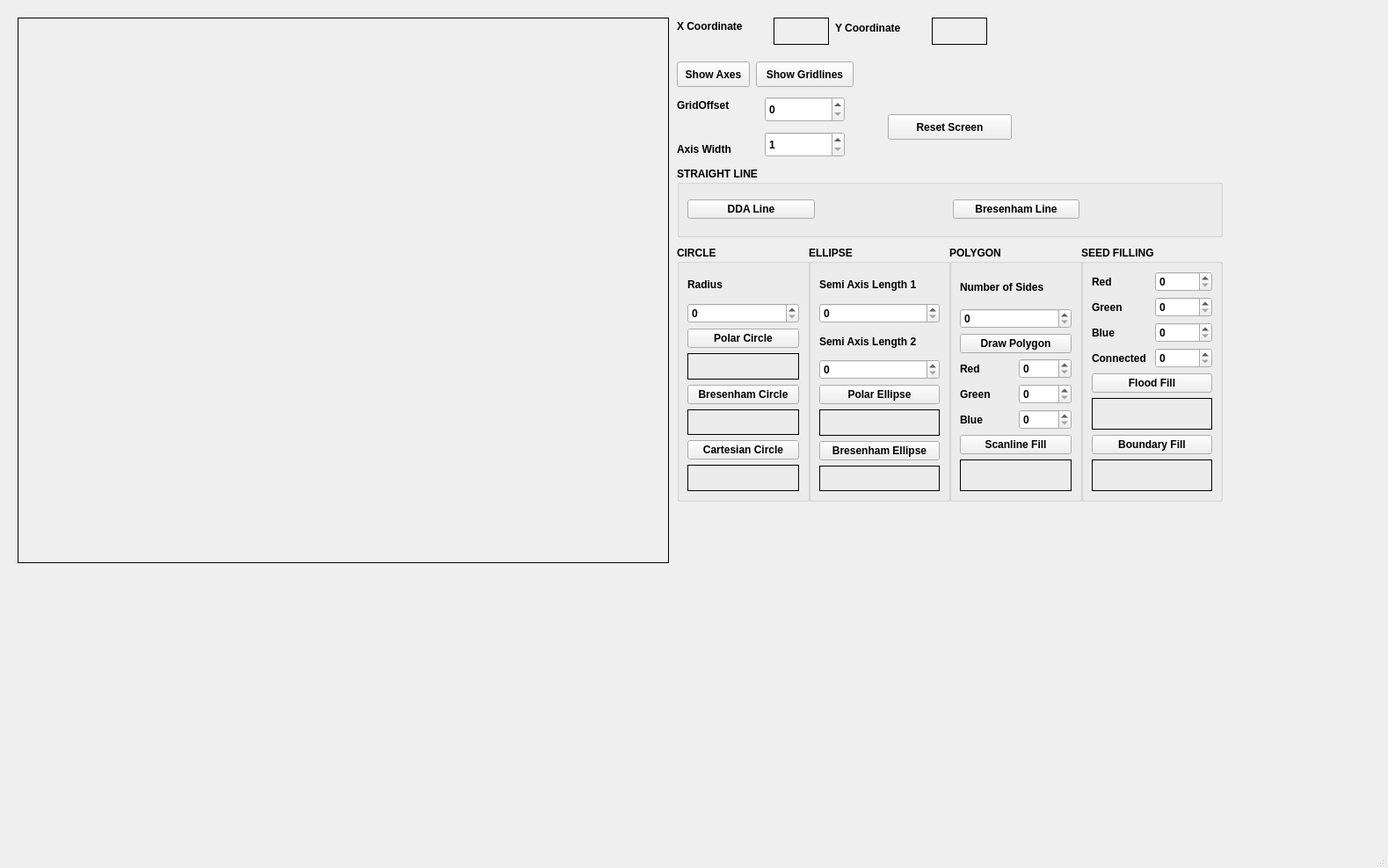
<?xml version="1.0" encoding="UTF-8"?>
<ui version="4.0">
 <class>MainWindow</class>
 <widget class="QMainWindow" name="MainWindow">
  <property name="geometry">
   <rect>
    <x>0</x>
    <y>0</y>
    <width>1579</width>
    <height>988</height>
   </rect>
  </property>
  <property name="windowTitle">
   <string>MainWindow</string>
  </property>
  <widget class="QWidget" name="centralwidget">
   <widget class="QLabel" name="workArea">
    <property name="geometry">
     <rect>
      <x>20</x>
      <y>20</y>
      <width>741</width>
      <height>621</height>
     </rect>
    </property>
    <property name="frameShape">
     <enum>QFrame::Shape::Box</enum>
    </property>
    <property name="text">
     <string/>
    </property>
   </widget>
   <widget class="QLabel" name="label">
    <property name="geometry">
     <rect>
      <x>770</x>
      <y>20</y>
      <width>91</width>
      <height>20</height>
     </rect>
    </property>
    <property name="font">
     <font>
      <bold>true</bold>
     </font>
    </property>
    <property name="text">
     <string>X Coordinate</string>
    </property>
   </widget>
   <widget class="QLabel" name="label_2">
    <property name="geometry">
     <rect>
      <x>950</x>
      <y>21</y>
      <width>91</width>
      <height>21</height>
     </rect>
    </property>
    <property name="font">
     <font>
      <bold>true</bold>
     </font>
    </property>
    <property name="text">
     <string>Y Coordinate</string>
    </property>
   </widget>
   <widget class="QLabel" name="x_coordinate">
    <property name="geometry">
     <rect>
      <x>880</x>
      <y>20</y>
      <width>63</width>
      <height>31</height>
     </rect>
    </property>
    <property name="font">
     <font>
      <bold>true</bold>
     </font>
    </property>
    <property name="frameShape">
     <enum>QFrame::Shape::Box</enum>
    </property>
    <property name="text">
     <string/>
    </property>
   </widget>
   <widget class="QLabel" name="y_coordinate">
    <property name="geometry">
     <rect>
      <x>1060</x>
      <y>20</y>
      <width>63</width>
      <height>31</height>
     </rect>
    </property>
    <property name="font">
     <font>
      <bold>true</bold>
     </font>
    </property>
    <property name="frameShape">
     <enum>QFrame::Shape::Box</enum>
    </property>
    <property name="text">
     <string/>
    </property>
   </widget>
   <widget class="QPushButton" name="showAxis">
    <property name="geometry">
     <rect>
      <x>770</x>
      <y>70</y>
      <width>83</width>
      <height>29</height>
     </rect>
    </property>
    <property name="font">
     <font>
      <bold>true</bold>
     </font>
    </property>
    <property name="text">
     <string>Show Axes</string>
    </property>
   </widget>
   <widget class="QPushButton" name="gridlines">
    <property name="geometry">
     <rect>
      <x>860</x>
      <y>70</y>
      <width>111</width>
      <height>29</height>
     </rect>
    </property>
    <property name="font">
     <font>
      <bold>true</bold>
     </font>
    </property>
    <property name="text">
     <string>Show Gridlines</string>
    </property>
   </widget>
   <widget class="QSpinBox" name="gridOffset">
    <property name="geometry">
     <rect>
      <x>870</x>
      <y>110</y>
      <width>91</width>
      <height>29</height>
     </rect>
    </property>
    <property name="font">
     <font>
      <bold>true</bold>
     </font>
    </property>
    <property name="minimum">
     <number>0</number>
    </property>
    <property name="singleStep">
     <number>10</number>
    </property>
   </widget>
   <widget class="QSpinBox" name="axisWidth">
    <property name="geometry">
     <rect>
      <x>870</x>
      <y>150</y>
      <width>91</width>
      <height>29</height>
     </rect>
    </property>
    <property name="font">
     <font>
      <bold>true</bold>
     </font>
    </property>
    <property name="minimum">
     <number>1</number>
    </property>
   </widget>
   <widget class="QLabel" name="label_3">
    <property name="geometry">
     <rect>
      <x>770</x>
      <y>110</y>
      <width>81</width>
      <height>20</height>
     </rect>
    </property>
    <property name="font">
     <font>
      <bold>true</bold>
     </font>
    </property>
    <property name="text">
     <string>GridOffset</string>
    </property>
   </widget>
   <widget class="QLabel" name="label_4">
    <property name="geometry">
     <rect>
      <x>770</x>
      <y>160</y>
      <width>81</width>
      <height>20</height>
     </rect>
    </property>
    <property name="font">
     <font>
      <bold>true</bold>
     </font>
    </property>
    <property name="text">
     <string>Axis Width</string>
    </property>
   </widget>
   <widget class="QPushButton" name="Reset_Screen_Button">
    <property name="geometry">
     <rect>
      <x>1010</x>
      <y>130</y>
      <width>141</width>
      <height>29</height>
     </rect>
    </property>
    <property name="font">
     <font>
      <bold>true</bold>
     </font>
    </property>
    <property name="text">
     <string>Reset Screen</string>
    </property>
   </widget>
   <widget class="QGroupBox" name="groupBox">
    <property name="geometry">
     <rect>
      <x>770</x>
      <y>280</y>
      <width>151</width>
      <height>291</height>
     </rect>
    </property>
    <property name="font">
     <font>
      <pointsize>9</pointsize>
      <bold>true</bold>
     </font>
    </property>
    <property name="title">
     <string>CIRCLE</string>
    </property>
    <layout class="QVBoxLayout" name="verticalLayout">
     <item>
      <widget class="QLabel" name="label_5">
       <property name="text">
        <string>Radius</string>
       </property>
      </widget>
     </item>
     <item>
      <widget class="QSpinBox" name="Circle_Radius"/>
     </item>
     <item>
      <widget class="QPushButton" name="Polar_Circle_Button">
       <property name="text">
        <string>Polar Circle</string>
       </property>
      </widget>
     </item>
     <item>
      <widget class="QLabel" name="Polar_Circle_Time">
       <property name="frameShape">
        <enum>QFrame::Shape::Box</enum>
       </property>
       <property name="text">
        <string/>
       </property>
      </widget>
     </item>
     <item>
      <widget class="QPushButton" name="Bresenham_Circle_Button">
       <property name="text">
        <string>Bresenham Circle</string>
       </property>
      </widget>
     </item>
     <item>
      <widget class="QLabel" name="Bresenham_Circle_Time">
       <property name="frameShape">
        <enum>QFrame::Shape::Box</enum>
       </property>
       <property name="text">
        <string/>
       </property>
      </widget>
     </item>
     <item>
      <widget class="QPushButton" name="Cartesian_Circle_Button">
       <property name="text">
        <string>Cartesian Circle</string>
       </property>
      </widget>
     </item>
     <item>
      <widget class="QLabel" name="Cartesian_Circle_Time">
       <property name="font">
        <font>
         <pointsize>9</pointsize>
         <bold>true</bold>
        </font>
       </property>
       <property name="frameShape">
        <enum>QFrame::Shape::Box</enum>
       </property>
       <property name="text">
        <string/>
       </property>
      </widget>
     </item>
    </layout>
   </widget>
   <widget class="QGroupBox" name="groupBox_2">
    <property name="geometry">
     <rect>
      <x>920</x>
      <y>280</y>
      <width>161</width>
      <height>291</height>
     </rect>
    </property>
    <property name="font">
     <font>
      <pointsize>9</pointsize>
      <bold>true</bold>
     </font>
    </property>
    <property name="title">
     <string>ELLIPSE</string>
    </property>
    <layout class="QVBoxLayout" name="verticalLayout_2">
     <item>
      <widget class="QLabel" name="label_6">
       <property name="font">
        <font>
         <pointsize>9</pointsize>
         <bold>true</bold>
        </font>
       </property>
       <property name="text">
        <string>Semi Axis Length 1</string>
       </property>
      </widget>
     </item>
     <item>
      <widget class="QSpinBox" name="ellipse_axis_1">
       <property name="font">
        <font>
         <pointsize>9</pointsize>
         <bold>true</bold>
        </font>
       </property>
      </widget>
     </item>
     <item>
      <widget class="QLabel" name="label_7">
       <property name="font">
        <font>
         <pointsize>9</pointsize>
         <bold>true</bold>
        </font>
       </property>
       <property name="text">
        <string>Semi Axis Length 2</string>
       </property>
      </widget>
     </item>
     <item>
      <widget class="QSpinBox" name="ellipse_axis_2">
       <property name="font">
        <font>
         <pointsize>9</pointsize>
         <bold>true</bold>
        </font>
       </property>
      </widget>
     </item>
     <item>
      <widget class="QPushButton" name="Polar_Ellipse_Button">
       <property name="font">
        <font>
         <pointsize>9</pointsize>
         <bold>true</bold>
        </font>
       </property>
       <property name="text">
        <string>Polar Ellipse</string>
       </property>
      </widget>
     </item>
     <item>
      <widget class="QLabel" name="Polar_Ellipse_Time">
       <property name="font">
        <font>
         <pointsize>9</pointsize>
         <bold>true</bold>
        </font>
       </property>
       <property name="frameShape">
        <enum>QFrame::Shape::Box</enum>
       </property>
       <property name="text">
        <string/>
       </property>
      </widget>
     </item>
     <item>
      <widget class="QPushButton" name="Bresenham_Ellipse_Button">
       <property name="font">
        <font>
         <pointsize>9</pointsize>
         <bold>true</bold>
        </font>
       </property>
       <property name="text">
        <string>Bresenham Ellipse</string>
       </property>
      </widget>
     </item>
     <item>
      <widget class="QLabel" name="Bresenham_Ellipse_Time">
       <property name="font">
        <font>
         <pointsize>9</pointsize>
         <bold>true</bold>
        </font>
       </property>
       <property name="frameShape">
        <enum>QFrame::Shape::Box</enum>
       </property>
       <property name="text">
        <string/>
       </property>
      </widget>
     </item>
    </layout>
   </widget>
   <widget class="QGroupBox" name="groupBox_3">
    <property name="geometry">
     <rect>
      <x>770</x>
      <y>190</y>
      <width>621</width>
      <height>80</height>
     </rect>
    </property>
    <property name="font">
     <font>
      <bold>true</bold>
     </font>
    </property>
    <property name="title">
     <string>STRAIGHT LINE</string>
    </property>
    <layout class="QHBoxLayout" name="horizontalLayout">
     <item>
      <widget class="QPushButton" name="DDA_Button">
       <property name="font">
        <font>
         <bold>true</bold>
        </font>
       </property>
       <property name="text">
        <string>DDA Line</string>
       </property>
      </widget>
     </item>
     <item>
      <widget class="QLabel" name="DDA_Time">
       <property name="font">
        <font>
         <bold>true</bold>
        </font>
       </property>
       <property name="text">
        <string/>
       </property>
      </widget>
     </item>
     <item>
      <widget class="QPushButton" name="Bresenham_Button">
       <property name="font">
        <font>
         <bold>true</bold>
        </font>
       </property>
       <property name="text">
        <string>Bresenham Line</string>
       </property>
      </widget>
     </item>
     <item>
      <widget class="QLabel" name="Bresenham_Time">
       <property name="font">
        <font>
         <bold>true</bold>
        </font>
       </property>
       <property name="text">
        <string/>
       </property>
      </widget>
     </item>
    </layout>
   </widget>
   <widget class="QGroupBox" name="groupBox_4">
    <property name="geometry">
     <rect>
      <x>1080</x>
      <y>280</y>
      <width>151</width>
      <height>291</height>
     </rect>
    </property>
    <property name="font">
     <font>
      <bold>true</bold>
     </font>
    </property>
    <property name="title">
     <string>POLYGON</string>
    </property>
    <layout class="QGridLayout" name="gridLayout">
     <item row="3" column="0">
      <widget class="QLabel" name="label_9">
       <property name="text">
        <string>Red</string>
       </property>
      </widget>
     </item>
     <item row="5" column="0">
      <widget class="QLabel" name="label_10">
       <property name="text">
        <string>Green</string>
       </property>
      </widget>
     </item>
     <item row="2" column="0" colspan="2">
      <widget class="QPushButton" name="Polygon_Button">
       <property name="font">
        <font>
         <bold>true</bold>
        </font>
       </property>
       <property name="text">
        <string>Draw Polygon</string>
       </property>
      </widget>
     </item>
     <item row="1" column="0" colspan="2">
      <widget class="QSpinBox" name="Polygon_Side_Count">
       <property name="font">
        <font>
         <bold>true</bold>
        </font>
       </property>
      </widget>
     </item>
     <item row="0" column="0" colspan="2">
      <widget class="QLabel" name="label_8">
       <property name="text">
        <string>Number of Sides</string>
       </property>
      </widget>
     </item>
     <item row="9" column="0" colspan="2">
      <widget class="QPushButton" name="Polygon_Scanline_Fill">
       <property name="font">
        <font>
         <bold>true</bold>
        </font>
       </property>
       <property name="text">
        <string>Scanline Fill</string>
       </property>
      </widget>
     </item>
     <item row="3" column="1">
      <widget class="QSpinBox" name="Polygon_Scanline_R">
       <property name="font">
        <font>
         <bold>true</bold>
        </font>
       </property>
      </widget>
     </item>
     <item row="5" column="1">
      <widget class="QSpinBox" name="Polygon_Scanline_G">
       <property name="font">
        <font>
         <bold>true</bold>
        </font>
       </property>
      </widget>
     </item>
     <item row="6" column="1">
      <widget class="QSpinBox" name="Polygon_Scanline_B">
       <property name="font">
        <font>
         <bold>true</bold>
        </font>
       </property>
      </widget>
     </item>
     <item row="6" column="0">
      <widget class="QLabel" name="label_11">
       <property name="text">
        <string>Blue</string>
       </property>
      </widget>
     </item>
     <item row="10" column="0" colspan="2">
      <widget class="QLabel" name="Polygon_Label">
       <property name="font">
        <font>
         <bold>true</bold>
        </font>
       </property>
       <property name="frameShape">
        <enum>QFrame::Shape::Box</enum>
       </property>
       <property name="text">
        <string/>
       </property>
      </widget>
     </item>
    </layout>
   </widget>
   <widget class="QGroupBox" name="groupBox_5">
    <property name="geometry">
     <rect>
      <x>1230</x>
      <y>280</y>
      <width>161</width>
      <height>291</height>
     </rect>
    </property>
    <property name="font">
     <font>
      <bold>true</bold>
     </font>
    </property>
    <property name="title">
     <string>SEED FILLING</string>
    </property>
    <layout class="QGridLayout" name="gridLayout_2">
     <item row="9" column="0" colspan="2">
      <widget class="QPushButton" name="Boundary_Fill">
       <property name="font">
        <font>
         <bold>true</bold>
        </font>
       </property>
       <property name="text">
        <string>Boundary Fill</string>
       </property>
      </widget>
     </item>
     <item row="0" column="1">
      <widget class="QSpinBox" name="Seed_Color_R">
       <property name="font">
        <font>
         <bold>true</bold>
        </font>
       </property>
      </widget>
     </item>
     <item row="2" column="0">
      <widget class="QLabel" name="label_13">
       <property name="text">
        <string>Green</string>
       </property>
      </widget>
     </item>
     <item row="3" column="0">
      <widget class="QLabel" name="label_15">
       <property name="text">
        <string>Blue</string>
       </property>
      </widget>
     </item>
     <item row="0" column="0">
      <widget class="QLabel" name="label_12">
       <property name="text">
        <string>Red</string>
       </property>
      </widget>
     </item>
     <item row="6" column="0" colspan="2">
      <widget class="QPushButton" name="Flood_Fill">
       <property name="font">
        <font>
         <bold>true</bold>
        </font>
       </property>
       <property name="text">
        <string>Flood Fill</string>
       </property>
      </widget>
     </item>
     <item row="2" column="1">
      <widget class="QSpinBox" name="Seed_Color_G">
       <property name="font">
        <font>
         <bold>true</bold>
        </font>
       </property>
      </widget>
     </item>
     <item row="3" column="1">
      <widget class="QSpinBox" name="Seed_Color_B">
       <property name="font">
        <font>
         <bold>true</bold>
        </font>
       </property>
      </widget>
     </item>
     <item row="7" column="0" colspan="2">
      <widget class="QLabel" name="Flood_Fill_Time">
       <property name="font">
        <font>
         <bold>true</bold>
        </font>
       </property>
       <property name="frameShape">
        <enum>QFrame::Shape::Box</enum>
       </property>
       <property name="text">
        <string/>
       </property>
      </widget>
     </item>
     <item row="10" column="0" colspan="2">
      <widget class="QLabel" name="Boundary_Fill_Time">
       <property name="font">
        <font>
         <bold>true</bold>
        </font>
       </property>
       <property name="frameShape">
        <enum>QFrame::Shape::Box</enum>
       </property>
       <property name="text">
        <string/>
       </property>
      </widget>
     </item>
     <item row="4" column="0">
      <widget class="QLabel" name="label_16">
       <property name="text">
        <string>Connected</string>
       </property>
      </widget>
     </item>
     <item row="4" column="1">
      <widget class="QSpinBox" name="Connected">
       <property name="font">
        <font>
         <bold>true</bold>
        </font>
       </property>
      </widget>
     </item>
    </layout>
   </widget>
  </widget>
  <widget class="QMenuBar" name="menubar">
   <property name="geometry">
    <rect>
     <x>0</x>
     <y>0</y>
     <width>1579</width>
     <height>25</height>
    </rect>
   </property>
  </widget>
  <widget class="QStatusBar" name="statusbar"/>
 </widget>
 <resources/>
 <connections/>
</ui>
